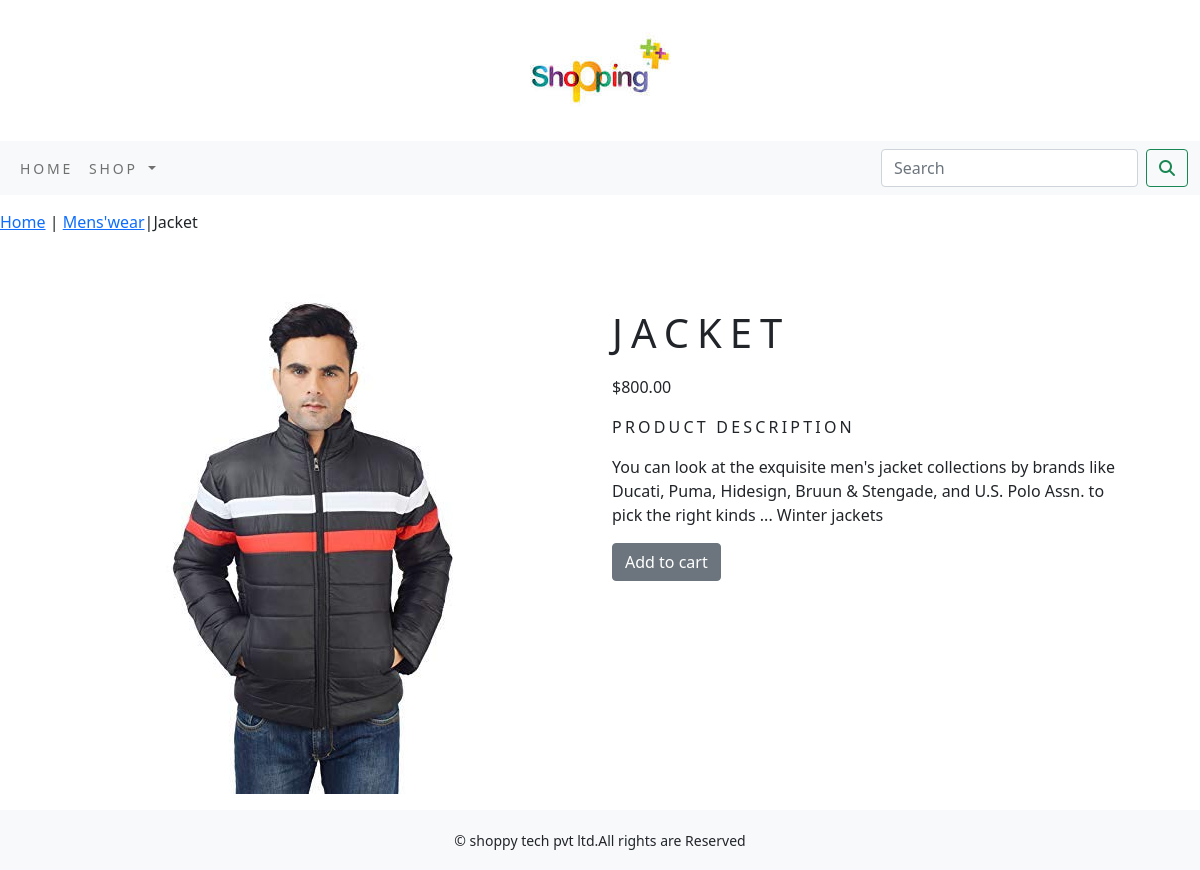
/shop/Menswear/jacket/, run on the app's committed database.
### shop/models.py (models this page shows, shortened)
class product(models.Model):
    name=models.CharField(max_length=256,unique=True)
    slug=models.SlugField(max_length=256,unique=True)
    des=models.TextField(blank=True)
    price=models.DecimalField(max_digits=10,decimal_places=2)
    category=models.ForeignKey(Category,on_delete=models.CASCADE)
    img=models.ImageField(upload_to='product',blank=True)
    stock=models.IntegerField()
    available=models.BooleanField(default=True)
    created=models.DateTimeField(auto_now_add=True)
    updated=models.DateTimeField(auto_now=True)
    class Meta:
        ordering = ('name',)
        verbose_name ='product'
        verbose_name_plural ='products'

class Category(models.Model):
    name=models.CharField(max_length=256,unique=True)
    slug=models.SlugField(max_length=256,unique=True)
    des=models.TextField(blank=True)
    img=models.ImageField(upload_to='category',blank=True)
    class Meta:
        ordering=('name',)
        verbose_name='category'
        verbose_name_plural='categories'
    def get_url(self):
        return reverse('shop:products_by_category',args=[self.slug])
    def __str__(self):
        return '{}'.format(self.name)

### shop/views.py (the view)
# urls.py: path('<slug:c_slug>/<slug:product_slug>/', views.proDetail, name='proDetail'),
def proDetail(request,c_slug,product_slug):
    try:
        products=product.objects.get(category__slug=c_slug,slug=product_slug)
    except Exception as e:
        raise e
    return render(request,'product.html',{'products':products})

### cart/context_processors.py (called while the page is built)
def counter(request):
    item_count=0
    if 'admin' in request.path:
        return {}
    else:
        try:
            cart=Cart.objects.filter(cart_id=cart_id(request))
            cart_items=CartItem.objects.all().filter(cart=cart[:1])
            for cart_item in cart_items:
                item_count += cart_item.quantity
        except Cart.DoesNotExist:
            item_count =0
        return dict(item_count=item_count)

### cart/views.py (called while the page is built)
def cart_id(request):
    cart=request.session.session_key
    if not cart:
        cart=request.session.create()
    return cart

### shop/context_processors.py (called while the page is built)
def menu_links(request):
    links=Category.objects.all()
    return dict(links=links)

### templates/product.html (shortened to what this page needs)
{% extends 'base.html' %}
{% load static %}
{% block content %}
<div class="row my_prod_row_class">
    <div class="mx_auto">
        <p><a href="{% url 'shop:allproduct' %}">Home</a> | <a href="{{products.category.get_url}}">{{products.category}}</a>|{{products.name}}</p>
    </div>
</div>
<div class="container">
<br>
<div class="row">
    <div class="col-12 col-sm-12 col-md-12 col-lg-6 text-center">
    <div style="min-width:18rem">
        <p><img src="{{products.img.url}}" alt="{{products.name}}"></p>
    </div>
</div>
    <div class="col-12 col-sm-12 col-md-12 col-lg-6">
        <div>
        <h1 class="my_prod_title">{{products.name}}</h1>
        <p>${{products.price}}</p>
        <p class="my_title">product Description</p>
        <p class="text-justify my_prod_text">{{products.des}}</p>
        {% if products.stock <= 0 %}
        <p class="text-justify my_prod_text"><b>Out of stock</b></p>
        {% else %}
        <a class="btn btn-secondary" href="{% url 'cart:add_cart' products.id %}">Add to cart</a>
        {% endif %}
</div>
    </div>
   </div>
</div>
{% endblock %}

### static/css/custom.css (style rules this page uses)
body { font-family: 'Source Sans Pro', sans-serif; }
.my_title { font-size:16px; text-transform: uppercase; letter-spacing: .2em; }
.my_prod_row_class { padding-top:15px; padding-bottom:20px; }
.my_prod_title { font-style:16px; text-transform: uppercase; letter-spacing: .2em; padding-top:15px; padding-bottom:10px; }
.my_prod_text { padding-right:20px; }

### data on the page
product: category "Mens'wear", name "Jacket", img (picture), name "JACKET", price "800.00", des "You can look at the exquisite men's jacket collections by brands like Ducati, Puma, Hidesign, Bruun & Stengade, and U.S. Polo Assn. to pick the right kinds ... ‎Winter jackets"
